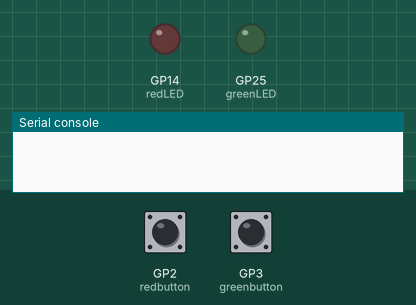
Bench run of a program on a simulated Raspberry Pi Pico running MicroPython. On the bench: output pins drawn as LEDs (lit = HIGH), the last lines printed to the serial console. The inputs (shaded band) are chosen by the test bench; at power-on: GP2 (redbutton) LOW, GP3 (greenbutton) LOW.

Above: at 1.2 s.
1.3 s: GP2 (redbutton) pulled HIGH for 0.25 s
At 1.5 s:
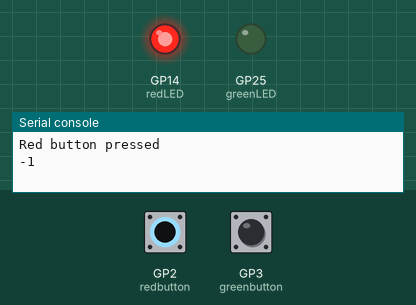
3.1 s: GP3 (greenbutton) pulled HIGH for 0.25 s
At 3.3 s:
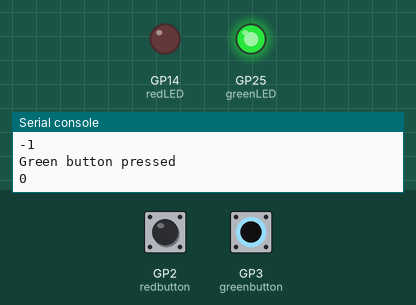
4.9 s: GP3 (greenbutton) pulled HIGH for 3.2 s
At 8.6 s:
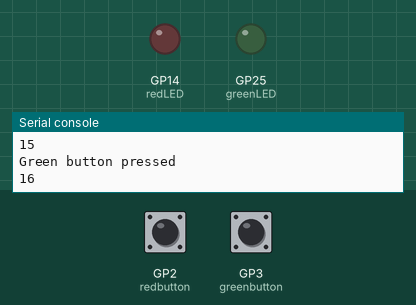
9.7 s: GP2 (redbutton) pulled HIGH for 3.2 s
At 11.1 s:
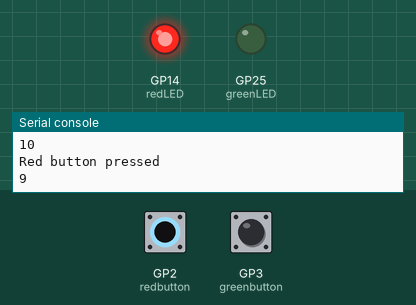
14.5 s: GP2 (redbutton) driven HIGH and GP3 (greenbutton) driven HIGH
At 15.1 s:
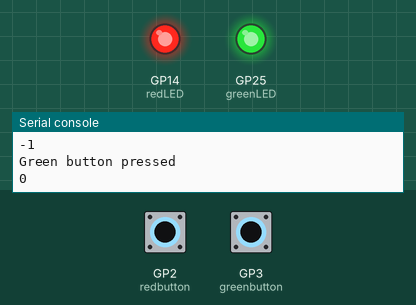
Timing chart, 0 to 17.1 s (numbered marks = the images above; inputs shaded):
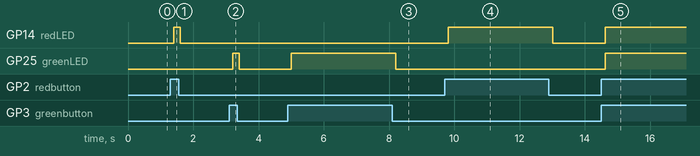

The program:

Day3a.py
```python
'''
Counting up and down with red and green button presses
'''

# Imports
from machine import Pin
import time

# Set up our button names and GPIO pin number
# Set the pins as an input and use a pull down
redbutton = Pin(2, Pin.IN, Pin.PULL_DOWN)
greenbutton = Pin(3, Pin.IN, Pin.PULL_DOWN)

 # Set GPIOs 14 & 25 as an outputs
redLED = Pin(14, Pin.OUT)
greenLED = Pin(25, Pin.OUT)

# Set count to 0
count = 0

while True: # Loop forever

    time.sleep(0.2) # Short delay
    redLED.value(0)
    greenLED.value(0)

    if redbutton.value() == 1: #If the red button is pressed
        print("Red button pressed")
        #redLED.value(0)
        redLED.toggle()
        count -= 1
        print(count)
    if greenbutton.value() == 1: #If the red button is pressed
        print("Green button pressed")
        count += 1
        print(count)
        #greenLED.value(0)
        greenLED.toggle()
```

Measured:
- after the input at 1.3 s, GP14 (redLED): LOW → HIGH after 0.10 s, → LOW 0.20 s later
- after the input at 3.1 s, GP25 (greenLED): LOW → HIGH after 0.10 s, → LOW 0.20 s later
- after the input at 4.9 s, GP25 (greenLED): LOW → HIGH after 0.10 s, → LOW 3.2 s later
- after the input at 9.7 s, GP14 (redLED): LOW → HIGH after 0.11 s, → LOW 3.2 s later
- after the input at 14.5 s, GP14 (redLED), GP25 (greenLED): LOW → HIGH after 0.12 s
